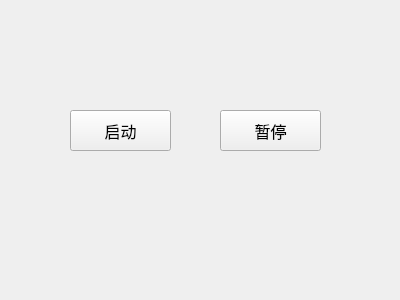
<?xml version="1.0" encoding="UTF-8"?>
<ui version="4.0">
 <class>TestAudioRWWidget</class>
 <widget class="QWidget" name="TestAudioRWWidget">
  <property name="geometry">
   <rect>
    <x>0</x>
    <y>0</y>
    <width>400</width>
    <height>300</height>
   </rect>
  </property>
  <property name="windowTitle">
   <string>TestAudioRWWidget</string>
  </property>
  <widget class="QPushButton" name="m_startPushButton">
   <property name="geometry">
    <rect>
     <x>70</x>
     <y>110</y>
     <width>101</width>
     <height>41</height>
    </rect>
   </property>
   <property name="font">
    <font>
     <pointsize>12</pointsize>
    </font>
   </property>
   <property name="text">
    <string>启动</string>
   </property>
  </widget>
  <widget class="QPushButton" name="m_pausePushButton">
   <property name="geometry">
    <rect>
     <x>220</x>
     <y>110</y>
     <width>101</width>
     <height>41</height>
    </rect>
   </property>
   <property name="font">
    <font>
     <pointsize>12</pointsize>
    </font>
   </property>
   <property name="text">
    <string>暂停</string>
   </property>
  </widget>
 </widget>
 <resources/>
 <connections/>
</ui>
